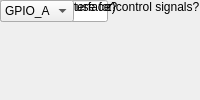
<?xml version="1.0" encoding="UTF-8"?>
<ui version="4.0">
 <class>MainWindow</class>
 <widget class="QMainWindow" name="MainWindow">
  <property name="windowTitle"><string>x64 ADC</string></property>
  <widget class="QWidget" name="centralwidget">
   <!-- NOTE: this is a simplified structural mirror of the generated
        <module>_ui.py, not a full round-trip Designer file. Regenerate
        both from the same spec if you need to edit layout by hand. -->
       <widget class="QLabel" name="label_adc_clk_rate">
     <property name="text"><string>ADC clock rate (MHz)</string></property>
    </widget>
       <widget class="QLineEdit" name="adc_clk_rate"/>
       <widget class="QLabel" name="label_spi">
     <property name="text"><string>Include SPI interface?</string></property>
    </widget>
       <widget class="QCheckBox" name="spi"/>
       <widget class="QLabel" name="label_ctrl_gpio">
     <property name="text"><string>GPIO bank to use for control signals?</string></property>
    </widget>
       <widget class="QComboBox" name="ctrl_gpio">
     <item><property name="text"><string>GPIO_A</string></property></item>
     <item><property name="text"><string>GPIO_B</string></property></item>
    </widget>
  </widget>
 </widget>
 <resources/>
 <connections/>
</ui>
